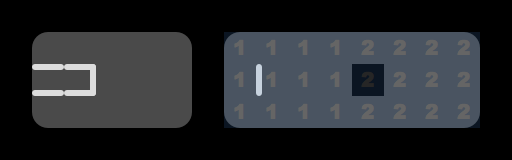

This is a level from a 2D game, rendered from its Tiled map with the project's own tilesets. A one-line summary and the map file follow, with tile-layer data summarised:
An orthogonal 16x5 tile map with 32x32 px tiles, 4 tile layers (grid, walls, cellrounded, zonemap) and 15 objects (4x goal, 4x portal, player, twostep, cloner, ...).

<map version="1.0" orientation="orthogonal" renderorder="right-down" width="16" height="5" tilewidth="32" tileheight="32">
 <properties>
  <property name="_mode" value="" />
  <property name="_title" value="test" />
  <property name="_zone" value="" />
  <property name="mode" value="merged" />
 </properties>
 <tileset firstgid="1" name="cells" tilewidth="32" tileheight="32">
  <image source="../cells.png" trans="ff00ff" width="128" height="384" />
 </tileset>
 <layer name="grid" width="16" height="5">
  <data>[80 cells, 80 non-empty, 2 distinct tile ids]</data>
 </layer>
 <layer name="walls" width="16" height="5">
  <data>[80 cells, 3 non-empty, 3 distinct tile ids]</data>
 </layer>
 <layer name="cellrounded" width="16" height="5">
  <data>[80 cells, 8 non-empty, 4 distinct tile ids]</data>
 </layer>
 <layer name="zonemap" width="16" height="5" opacity="0.15">
  <data>[80 cells, 24 non-empty, 2 distinct tile ids]</data>
 </layer>
 <objectgroup name="players">
  <object type="player" x="111.667" y="79" />
 </objectgroup>
 <objectgroup name="enemies">
  <object type="twostep" x="271.667" y="79.6667" />
  <object type="cloner" x="462.752" y="80.4992" />
 </objectgroup>
 <objectgroup name="items">
  <object type="zone1" x="176" y="80.3333" />
  <object type="goal" x="335.333" y="47.6667" />
  <object type="goal" x="333.667" y="112.667" />
  <object type="goal" x="237.333" y="81" />
  <object type="zone2" x="276.793" y="80.4992" />
  <object type="goal" x="78.6415" y="80.7293" />
 </objectgroup>
 <objectgroup name="powerups" />
 <objectgroup name="portals">
  <object type="portal" x="334.333" y="79.6667">
   <ellipse />
  </object>
  <object type="portal" x="112.883" y="78.9667">
   <ellipse />
  </object>
  <object type="portal" x="462.802" y="80.7293">
   <ellipse />
  </object>
  <object type="portal" x="50.8038" y="80.0334">
   <ellipse />
  </object>
 </objectgroup>
 <objectgroup name="cells">
  <object type="fluffy" x="303.667" y="80">
   <ellipse />
  </object>
  <object type="falling" x="335.333" y="81" />
 </objectgroup>
</map>
